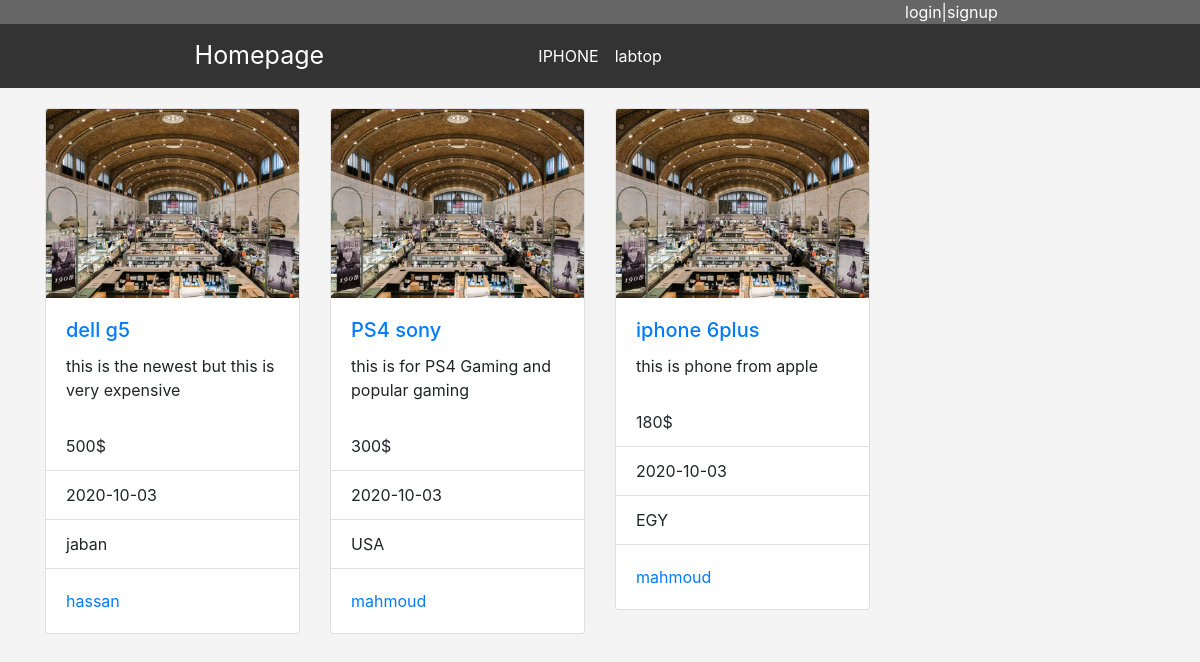
The page / on the database its author committed.
### tables this page shows
CREATE TABLE `categor` (
  `ID` int(11) NOT NULL,
  `thename` varchar(255) NOT NULL,
  `deck` varchar(255) NOT NULL,
  `ordering` int(11) NOT NULL,
  `visible` int(11) NOT NULL DEFAULT 0,
  `comment` int(11) NOT NULL DEFAULT 0,
  `ads` int(11) NOT NULL DEFAULT 0,
  `parent` int(11) NOT NULL DEFAULT 0
);

CREATE TABLE `items` (
  `ID` int(11) NOT NULL,
  `name` varchar(255) NOT NULL,
  `desk` varchar(255) NOT NULL,
  `price` int(11) NOT NULL,
  `add_date` date NOT NULL,
  `country_made` varchar(255) NOT NULL,
  `status` int(11) NOT NULL,
  `cate_id` int(11) NOT NULL,
  `member_id` int(11) NOT NULL,
  `tag` varchar(255) NOT NULL,
  `approv` int(11) NOT NULL DEFAULT 0
);

CREATE TABLE `users` (
  `ID` int(11) NOT NULL,
  `username` varchar(255) NOT NULL,
  `pass` varchar(255) NOT NULL,
  `email` varchar(255) NOT NULL,
  `Fullname` varchar(255) NOT NULL,
  `regstatus` int(11) NOT NULL DEFAULT 0,
  `history` date NOT NULL,
  `image` varchar(255) NOT NULL,
  `groupID` int(11) NOT NULL DEFAULT 0
);

### init.php (called while the page is built, shortened)
<?php
$stpl = "C:\\xampp\htdocs\php_mah\\eCommerce\includes\\templates\\";
$css = "includes/templates/layout/css";
$header = $stpl . "header.php";
include $header;

### includes/languages/en.php (called while the page is built)
<?php
  function lang ($phrase)
  {
      static $lang = array
      (
            "home"    => "Homepage ",
            "cate"     => "categories",
            "item"    =>  "Item",
            "members" =>"Members",
            "comm"    => "Comments",
            "stat"    => "STATISTICS",
            "logs"    => "LOGS",
      );
      return $lang[$phrase];
  }

### index.php (the view, shortened to what this page needs)
<?php
include "init.php";
$stmt = $con->prepare("SELECT items.* , users.username FROM items
                      INNER JOIN users ON users.ID = items.member_id
                      WHERE items.approv = 1
                      ORDER BY items.ID DESC");
$stmt->execute();
$allitem = $stmt->fetchAll();
  ?>
   <div class="container">
       <div class="row">
  <?php
  foreach($allitem as $item){
?>
     <div class="col-md-3">
                    <div class="item_box">
                    <div class="card">
                    <img src="../eCommerce/includes/templates/layout/img/ven3.jpg" class="card-img-top" alt="...">
                    <div class="card-body">
                        <h5 class="card-title" > <a href="item.php?itemid=<?php echo $item["ID"]; ?>">
                        <?php echo $item["name"] ?></a></h5>
                        <p class="card-text"><?php echo $item["desk"] ?></p>
                    </div>
                    <ul class="list-group list-group-flush">
                        <li class="list-group-item"><?php echo $item["price"] ?>$</li>
                        <li class="list-group-item"><?php echo $item["add_date"] ?></li>
                        <li class="list-group-item"><?php echo $item["country_made"]; ?></li>
                    </ul>
                    <div class="card-body">
                        <a href="#" class="card-link"><?php echo $item["username"] ?></a>
                    </div>
                    </div>
                    </div>
        </div>
<?php
  }
  ?>
 </div>
    </div>
  <?php
include $footer;

### includes/templates/header.php (shortened to what this page needs)
<!doctype html>
<html>
<head>
    <link rel="stylesheet" href="<?php echo $css; ?>/bootstrap.css">
    <link rel="stylesheet" href="<?php echo $css; ?>/fontawes/font1/css/all.css">
    <link rel="stylesheet" href="<?php echo $css; ?>/front.css">
</head>
<body>
    <div class="upernav">
        <div class="container">
            <div class="row">
                <?php
                if(isset($_SESSION["username"]))
                {
                 echo  "<div class='welco'>". "welcome " .  $_SESSION["username"] . " <wbr> " . "</div>";
                 $countstatus =  checkstatus ($_SESSION["username"]);
                 if ($countstatus > 0)
                 {
                     echo  " you are not active sir by admin" ;
                 }else
                 {
                     echo "<div class='col-lg-8'>";
                        echo "<a href='porfile.php'> portfile  </a>"."<wbr>";
                        echo "<a href='newad.php'>   New Ads</a>";
                        echo "<a href='logout.php'>  logout </a>";
                     echo "</div>";
                 }
                }
                else{
                ?>
                <div class="col-lg-9"></div>
                <div class="upnav col-lg-3">
                <a href="login.php">login|signup</a>
                </div>
                <?php
                }
                ?>
            </div>
        </div>
    </div>
    <nav class="navbar navbar-expand-lg text-center">
        <a class="navbar-brand color col-lg-5" href="index.php"><?php echo lang("home") ?></a>
        <div class="collapse navbar-collapse" id="navbarSupportedContent">
            <ul class="navbar-nav mr-auto col-lg-7 text-right">
                <?php
                $stmt = $con->prepare("SELECT * FROM categor WHERE parent = 0 ORDER BY ID ASC");
                $stmt->execute();
                $cats = $stmt->fetchAll();
                foreach ($cats as $cat) {
                ?>
                    <li class="nav-item active">
                        <a class="nav-link color" href="catego.php?pagecat=<?php echo $cat["ID"]; ?>"><?php echo $cat["thename"]; ?></a>
                    </li>
                <?php
                }
                ?>
            </ul>
        </div>
    </nav>

### includes/templates/footer.php (shortened to what this page needs)
    </body>
</html>

### includes/templates/layout/css/front.css (style rules this page uses)
* { margin: 0px; padding: 0px; box-sizing: border-box; }
body { background-color: #f4f4f4; height: 1200px; }
.upernav { background-color: #666; }
.upnav a { padding: 5px; color: #fff; text-decoration: none; transition: all 0.45s ease-in-out; }
nav { background-color: #333 !important; }
.navbar-brand { font-size: 25px; }
.navbar-collapse { margin-left: 1%; }
.color { color: #Fff; }

### index.php (style rules this page uses)
.item_box { margin: 20px 0; }

### rows shown on the page
categor: thename "IPHONE"
categor: thename "labtop"
items: name "dell g5", desk "this is the newest but this is very expensive", price "500", add_date "2020-10-03", country_made "jaban", member.username "hassan"
items: name "PS4 sony", desk "this is for PS4 Gaming and popular gaming", price "300", add_date "2020-10-03", country_made "USA", member.username "mahmoud"
items: name "iphone 6plus", desk "this is phone from apple", price "180", add_date "2020-10-03", country_made "EGY", member.username "mahmoud"

### other values the page prints
lang("home") "Homepage"
